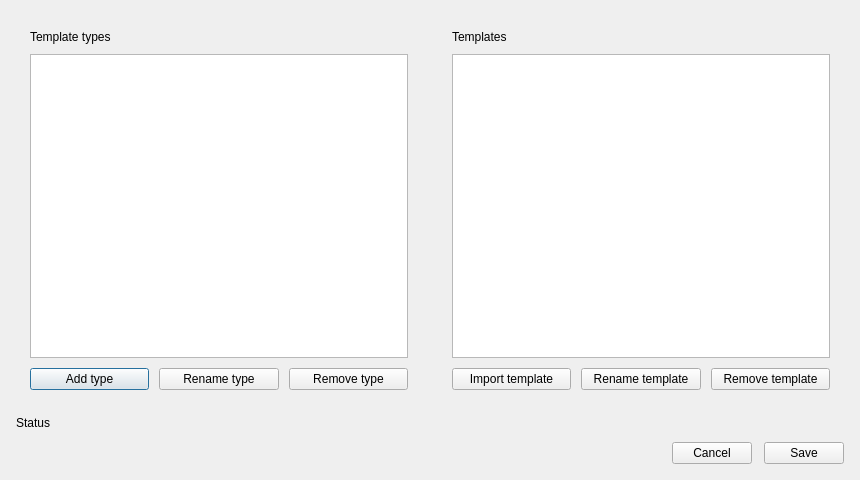
<?xml version="1.0" encoding="UTF-8"?>
<ui version="4.0">
 <class>TemplateManagerDialog</class>
 <widget class="QDialog" name="TemplateManagerDialog">
  <property name="geometry">
   <rect>
    <x>0</x>
    <y>0</y>
    <width>860</width>
    <height>480</height>
   </rect>
  </property>
  <property name="windowTitle">
   <string>Manage templates</string>
  </property>
  <layout class="QVBoxLayout" name="rootLayout">
   <property name="spacing">
    <number>12</number>
   </property>
   <property name="leftMargin">
    <number>16</number>
   </property>
   <property name="topMargin">
    <number>16</number>
   </property>
   <property name="rightMargin">
    <number>16</number>
   </property>
   <property name="bottomMargin">
    <number>16</number>
   </property>
   <item>
    <layout class="QHBoxLayout" name="panelsLayout">
     <property name="spacing">
      <number>16</number>
     </property>
     <item>
      <widget class="QWidget" name="typePanel" native="true">
       <layout class="QVBoxLayout" name="typeLayout">
        <property name="spacing">
         <number>10</number>
        </property>
        <property name="leftMargin">
         <number>14</number>
        </property>
        <property name="topMargin">
         <number>14</number>
        </property>
        <property name="rightMargin">
         <number>14</number>
        </property>
        <property name="bottomMargin">
         <number>14</number>
        </property>
        <item>
         <widget class="QLabel" name="typeTitle">
          <property name="text">
           <string>Template types</string>
          </property>
         </widget>
        </item>
        <item>
         <widget class="QListWidget" name="typeList"/>
        </item>
        <item>
         <layout class="QHBoxLayout" name="typeButtonsLayout">
          <property name="spacing">
           <number>10</number>
          </property>
          <item>
           <widget class="QPushButton" name="typeAddButton">
            <property name="text">
             <string>Add type</string>
            </property>
           </widget>
          </item>
          <item>
           <widget class="QPushButton" name="typeRenameButton">
            <property name="text">
             <string>Rename type</string>
            </property>
           </widget>
          </item>
          <item>
           <widget class="QPushButton" name="typeRemoveButton">
            <property name="text">
             <string>Remove type</string>
            </property>
           </widget>
          </item>
         </layout>
        </item>
       </layout>
      </widget>
     </item>
     <item>
      <widget class="QWidget" name="templatePanel" native="true">
       <layout class="QVBoxLayout" name="templateLayout">
        <property name="spacing">
         <number>10</number>
        </property>
        <property name="leftMargin">
         <number>14</number>
        </property>
        <property name="topMargin">
         <number>14</number>
        </property>
        <property name="rightMargin">
         <number>14</number>
        </property>
        <property name="bottomMargin">
         <number>14</number>
        </property>
        <item>
         <widget class="QLabel" name="templateTitle">
          <property name="text">
           <string>Templates</string>
          </property>
         </widget>
        </item>
        <item>
         <widget class="QListWidget" name="templateList"/>
        </item>
        <item>
         <layout class="QHBoxLayout" name="templateButtonsLayout">
          <property name="spacing">
           <number>10</number>
          </property>
          <item>
           <widget class="QPushButton" name="templateAddButton">
            <property name="text">
             <string>Import template</string>
            </property>
           </widget>
          </item>
          <item>
           <widget class="QPushButton" name="templateRenameButton">
            <property name="text">
             <string>Rename template</string>
            </property>
           </widget>
          </item>
          <item>
           <widget class="QPushButton" name="templateRemoveButton">
            <property name="text">
             <string>Remove template</string>
            </property>
           </widget>
          </item>
         </layout>
        </item>
       </layout>
      </widget>
     </item>
    </layout>
   </item>
   <item>
    <widget class="QLabel" name="statusLabel">
     <property name="text">
      <string>Status</string>
     </property>
     <property name="wordWrap">
      <bool>true</bool>
     </property>
    </widget>
   </item>
   <item>
    <layout class="QHBoxLayout" name="footerLayout">
     <item>
      <spacer name="footerSpacer">
       <property name="orientation">
        <enum>Qt::Horizontal</enum>
       </property>
       <property name="sizeHint" stdset="0">
        <size>
         <width>40</width>
         <height>20</height>
        </size>
       </property>
      </spacer>
     </item>
     <item>
      <widget class="QPushButton" name="cancelButton">
       <property name="text">
        <string>Cancel</string>
       </property>
      </widget>
     </item>
     <item>
      <widget class="QPushButton" name="saveButton">
       <property name="text">
        <string>Save</string>
       </property>
      </widget>
     </item>
    </layout>
   </item>
  </layout>
 </widget>
 <resources/>
 <connections/>
</ui>
